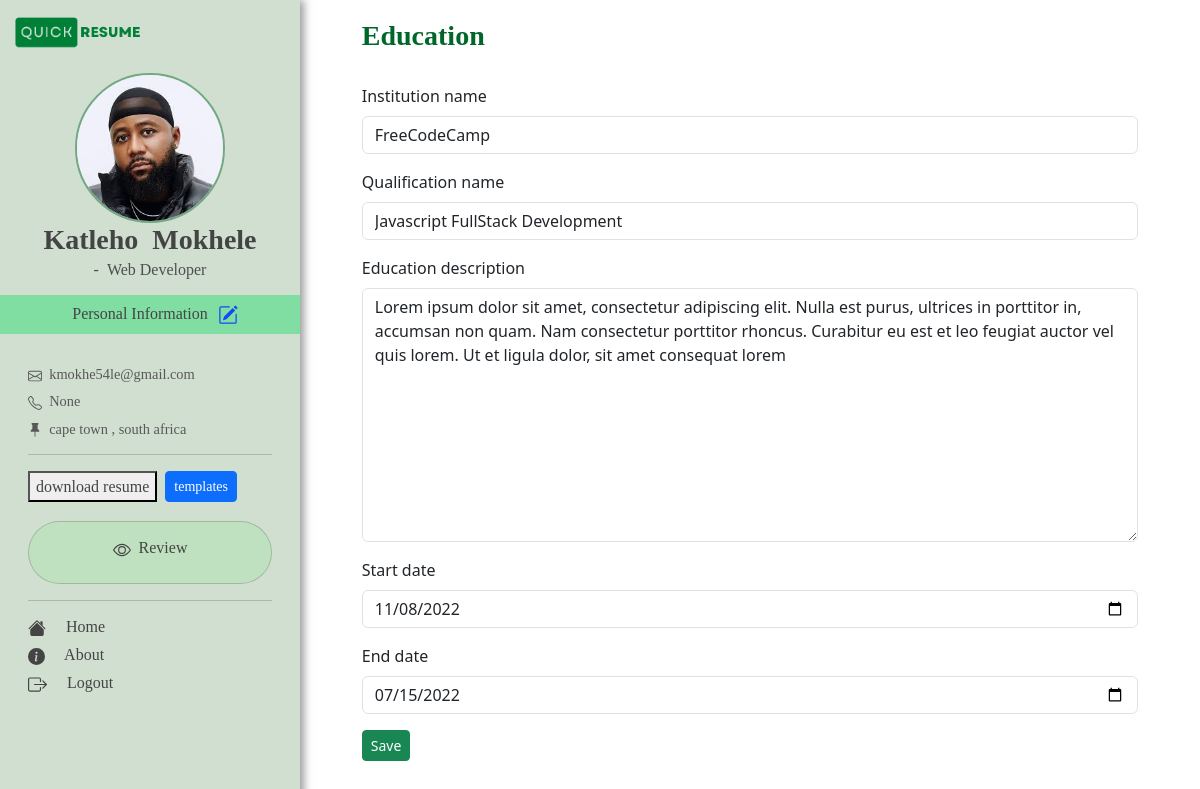
The app's page /education/4/ (signed in) with its own data.
### profiles_app/models.py (models this page shows, shortened)
class Profile(models.Model):
    user = models.ForeignKey(User, on_delete=models.CASCADE ,default=1 ) # this has the username inside
    first_name = models.CharField(max_length=200)
    last_name = models.CharField(max_length=200)
    job_title = models.CharField(max_length=200,default="")
    email = models.EmailField()
    cell = models.CharField(max_length=15,null=True, default="-")
    bio = models.TextField( default=" write your professional summery here ")
    avatar = models.ImageField(null=True, upload_to="avatars", blank=True , default='default.png')
    gender_choice = (
        ("male", "Male"),
        ("Female", "Female"),
    )
    location = models.CharField(max_length=300, default="-")
    linkedin_link = models.URLField(null=True, blank=True)
    twitter_link = models.URLField(null=True, blank=True)
    github_link = models.URLField(null=True, blank=True)
    personal_link = models.URLField(null=True, blank=True)

class Education(models.Model):
    profile = models.ForeignKey(Profile, on_delete=models.CASCADE )
    institution_name = models.CharField(max_length=200)
    qualification_name = models.CharField(max_length=200)
    education_description = models.TextField()
    start_date = models.DateField(null=True, blank=True)
    end_date = models.DateField(null=True, blank=True)

### main_app/views.py (the view)
# urls.py: path("education/<int:education_id>/", views.edit_education , name="education"),
@login_required
def edit_education(request, education_id ):
    education = Education.objects.get(id = education_id)
    if request.method != 'POST':
        education_form = EducationForm(instance=education)
    else:
        education_form = EducationForm(instance=education,data=request.POST)
        if education_form.is_valid():
            education_form.save()
            return redirect("main_app:index")
    context = {
        "education":education,
        "education_form":education_form,
        }
    return render(request, 'main_app/edit_education.html', context)

### profiles_app/forms.py
class EducationForm(ModelForm):
    start_date = forms.DateField(widget = forms.widgets.DateInput(attrs={'type':'date','rows':1 ,'columns':2}))
    end_date = forms.DateField(widget = forms.widgets.DateInput(attrs={'type':'date','rows':1 ,'columns':2}))
    class Meta:
        model = Education
        fields = '__all__'
        exclude = ['profile']

### main_app/context_processors.py (called while the page is built)
def data(request):
       try:
              profile = Profile.objects.get(user=request.user)
              return {
              "profile":profile
              }
       except:
              profile = ""
              return {"profile":profile}

### main_app/templates/main_app/edit_education.html (shortened to what this page needs)
{% extends "main_app/base.html" %}
{% load bootstrap5 %}
{% load static %}
{% block content %}
<div class="container-fluid">
    <div class="row">
        <div class="col-md-4 col-lg-3" id="personal_info_container">
            {% include 'main_app/sidebar.html' %}
        </div>
        <div class="col-md-8 col-lg-9" style="background-color: #ffffff85;">
            <div class="container">
                <div   id="my_margin" style="margin: 0.5cm 1cm 1cm 1cm;" >
                <h3 style="margin-top: 15px;"> <b style="color:#00672A;"> Education </b> </h3>
                <br>
                <form action="{% url 'main_app:education' education.id %}" method="post">
                    {% bootstrap_form education_form %}
                    <button class="btn btn-success btn-sm" name="submit">Save</button>
                </form>
                </div>
            </div>
        </div>
    </div>
</div>
{% endblock content %}

### main_app/templates/main_app/sidebar.html (shortened to what this page needs)
{% load static %}
<div class="row">
    <div class="col-8">
        <a  class="d-flex   justify-content-start"    style="text-decoration: none;margin-top: 15px;" href="{% url 'main_app:index' %}">
            <img   style="width:130px" src="{% static 'images/icons/logo-dark.png'  %}" alt="">
        </a>
    </div>
</div>
<br>
<center>
<img style="width:150px;height: 150px;border: 2px solid #00672974;" class="img-fluid rounded-circle" src="{{profile.avatar.url}}" alt="">
<h3  style="margin-bottom: 0.2rem;"> <strong> {{profile.first_name}} &nbsp;{{profile.last_name}} </strong> </h3>
<h6 style="color: rgb(78, 78, 78);margin-bottom: 1rem">- &nbsp;{{profile.job_title}}</h6>
<div class="row" style="background-color:#00da5761; margin-bottom: 1rem;">
<h6 style=" margin: 0.5rem;font-weight: 500;">Personal Information <button onclick="personalFunction()" style="color:#1349fa;background: none;border: none;font-size: 1rem; font-weight: 500;">
</button></h6>
</div>
</center>
<div style="margin: 1rem">
<h6 style="font-size: 0.9rem;color: #585858;margin-bottom:10px;"> &nbsp;{{profile.email}}</h6>
<h6 style="font-size: 0.9rem;color: #585858;margin-bottom:10px;"> &nbsp;{{profile.cell}} <h6>
<h6 style="font-size: 0.9rem;color: #585858;margin-bottom:10px;"> &nbsp;{{profile.location}}<h6>
<hr>
<div class="col">
<div class="d-flex">
    <button type="button" class="btn-outline-primary btn-sm " data-bs-toggle="modal" data-bs-target="#exampleModal">
        download resume
    </button>
    <a  class="btn btn-primary btn-sm" href="{% url 'main_app:templates_list'  %}" >templates</a>
</div>
<br>
<a  href="{% url 'main_app:index' %}"  onclick="full_detailsFunction()" style="color:#333333;background: none;border: none;font-size: 1rem;font-weight: 500;text-decoration: none;">
<div    id = "details-option" class="card card-body rounded-pill   " style="background-color: rgba(9, 255, 0, 0.075)">
    <div class="d-flex  justify-content-center">
        <h6>
        </h6>
        <h6 style="font-weight: 500;">
                &nbsp; Review
        </h6>
    </div>
</div>
</a>
<div class="d-none d-md-block">
<hr>
<h6 style="margin-right: 1rem;">  <a  style="text-decoration: none;" href="{% url 'main_app:index' %}"> &nbsp; &nbsp; Home </a>
</h6>
<h6 style="margin-right: 1rem;">  <a style="text-decoration: none;" href="{%    url 'main_app:landing_page' %}">  &nbsp; &nbsp; About </a>
</h6>
<h6 style="margin-right: 1rem;">  <a style="text-decoration: none;" href="{%   url 'profiles_app:logout'  %}">  &nbsp; &nbsp; Logout</a>
</h6>
</div>
</div>
</div>

### static/css/index.css (style rules this page uses)
#personal_info_container { background-color: rgba(1, 80, 0, 0.184) !important; box-shadow: 4px 0 8px rgb(50, 50, 50); }
a { text-decoration: none; }

### main_app/templates/main_app/base.html (style rules this page uses)
p, h1, h2, h3, h4, h5, h6, button, a, li { font-family:poppins; color: #444444 ; }

### records on screen
Profile: avatar (picture), first_name "Katleho", last_name "Mokhele", job_title "Web Developer", email "kmokhe54le@gmail.com", cell "None", location "cape town , south africa"
Education: institution_name "FreeCodeCamp", qualification_name "Javascript FullStack Development", education_description "Lorem ipsum dolor sit amet, consectetur adipiscing elit. Nulla est purus, ultrices in porttitor in, accumsan non quam. Nam consectetur porttitor rhoncus. Curabitur eu est et leo feugiat auctor vel quis lorem. Ut et ligula dolor, sit amet consequat lorem", start_date "11/08/2022", end_date "07/15/2022"
